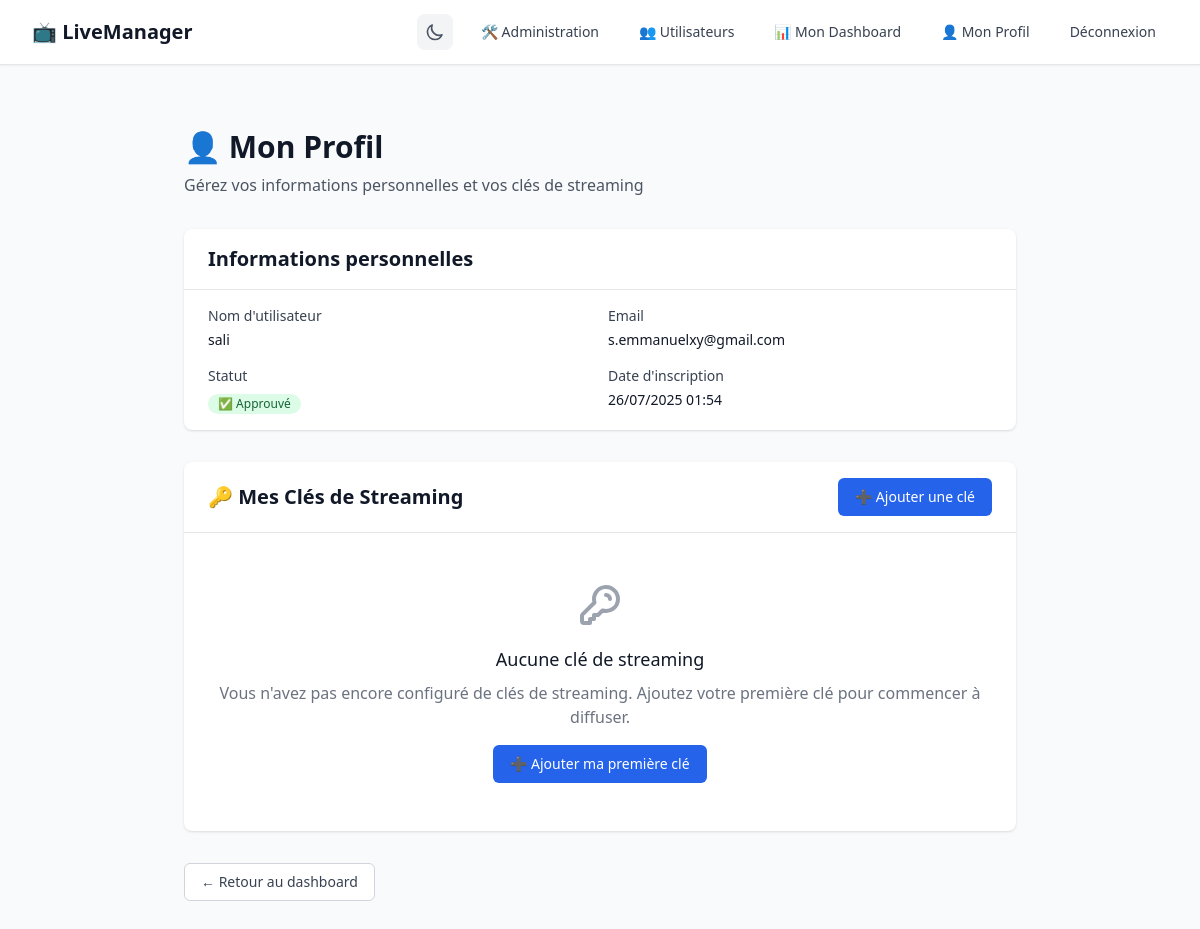
The app's page /profile/ (signed in) with its own data.
### streams/models.py (models this page shows, shortened)
class User(AbstractUser):
    is_admin = models.BooleanField(default=False, verbose_name="Administrateur")
    is_approved = models.BooleanField(default=False, verbose_name="Approuvé")
    class Meta:
        verbose_name = "Utilisateur"
        verbose_name_plural = "Utilisateurs"

### streams/views.py (the view)
# urls.py: path("profile/", views.profile, name="profile"),
@login_required
def profile(request):
    stream_keys = StreamKey.objects.filter(user=request.user).order_by("-created_at")
    return render(request, "streams/profile.html", {"user_stream_keys": stream_keys})

### templates/streams/profile.html (shortened to what this page needs)
{% extends 'base.html' %}
{% block content %}
<div class="min-h-screen bg-gray-50 dark:bg-gray-900 py-8">
    <div class="max-w-4xl mx-auto px-4 sm:px-6 lg:px-8">
        <div class="mb-8">
            <h1 class="text-3xl font-bold text-gray-900 dark:text-white">
                👤 Mon Profil
            </h1>
            <p class="mt-2 text-gray-600 dark:text-gray-400">
                Gérez vos informations personnelles et vos clés de streaming
            </p>
        </div>
        <div class="bg-white dark:bg-gray-800 shadow rounded-lg mb-8">
            <div class="px-6 py-4 border-b border-gray-200 dark:border-gray-700">
                <h2 class="text-xl font-semibold text-gray-900 dark:text-white">
                    Informations personnelles
                </h2>
            </div>
            <div class="px-6 py-4">
                <div class="grid grid-cols-1 md:grid-cols-2 gap-4">
                    <div>
                        <label class="block text-sm font-medium text-gray-700 dark:text-gray-300">
                            Nom d'utilisateur
                        </label>
                        <p class="mt-1 text-sm text-gray-900 dark:text-white">
                            {{ user.username }}
                        </p>
                    </div>
                    <div>
                        <label class="block text-sm font-medium text-gray-700 dark:text-gray-300">
                            Email
                        </label>
                        <p class="mt-1 text-sm text-gray-900 dark:text-white">
                            {{ user.email }}
                        </p>
                    </div>
                    <div>
                        <label class="block text-sm font-medium text-gray-700 dark:text-gray-300">
                            Statut
                        </label>
                        <p class="mt-1">
                            {% if user.is_approved %}
                                <span class="inline-flex items-center px-2.5 py-0.5 rounded-full text-xs font-medium bg-green-100 text-green-800 dark:bg-green-900 dark:text-green-200">
                                    ✅ Approuvé
                                </span>
                            {% else %}
                                <span class="inline-flex items-center px-2.5 py-0.5 rounded-full text-xs font-medium bg-yellow-100 text-yellow-800 dark:bg-yellow-900 dark:text-yellow-200">
                                    ⏳ En attente d'approbation
                                </span>
                            {% endif %}
                        </p>
                    </div>
                    <div>
                        <label class="block text-sm font-medium text-gray-700 dark:text-gray-300">
                            Date d'inscription
                        </label>
                        <p class="mt-1 text-sm text-gray-900 dark:text-white">
                            {{ user.date_joined|date:"d/m/Y H:i" }}
                        </p>
                    </div>
                </div>
            </div>
        </div>
        <div class="bg-white dark:bg-gray-800 shadow rounded-lg">
            <div class="px-6 py-4 border-b border-gray-200 dark:border-gray-700 flex justify-between items-center">
                <h2 class="text-xl font-semibold text-gray-900 dark:text-white">
                    🔑 Mes Clés de Streaming
                </h2>
                <a href="{% url 'add_stream_key' %}"
                   class="inline-flex items-center px-4 py-2 border border-transparent text-sm font-medium rounded-md text-white bg-blue-600 hover:bg-blue-700 focus:outline-none focus:ring-2 focus:ring-offset-2 focus:ring-blue-500 dark:bg-blue-500 dark:hover:bg-blue-600">
                    ➕ Ajouter une clé
                </a>
            </div>
            <div class="px-6 py-4">
                {% if user_stream_keys %}
                    <div class="space-y-4">
                        {% for stream_key in user_stream_keys %}
                            <div class="border border-gray-200 dark:border-gray-700 rounded-lg p-4 {% if not stream_key.is_active %}opacity-60{% endif %}">
                                <div class="flex justify-between items-start">
                                    <div class="flex-1">
                                        <div class="flex items-center space-x-2 mb-2">
                                            <h3 class="text-lg font-medium text-gray-900 dark:text-white">
                                                {{ stream_key.name }}
                                            </h3>
                                            {% if stream_key.is_active %}
                                                <span class="inline-flex items-center px-2 py-1 rounded-full text-xs font-medium bg-green-100 text-green-800 dark:bg-green-900 dark:text-green-200">
                                                    Active
                                                </span>
                                            {% else %}
                                                <span class="inline-flex items-center px-2 py-1 rounded-full text-xs font-medium bg-gray-100 text-gray-800 dark:bg-gray-700 dark:text-gray-300">
                                                    Inactive
                                                </span>
                                            {% endif %}
                                        </div>
                                        <div class="grid grid-cols-1 md:grid-cols-2 gap-4 text-sm">
                                            <div>
                                                <label class="block text-sm font-medium text-gray-700 dark:text-gray-300">
                                                    Plateforme
                                                </label>
                                                <p class="mt-1 text-gray-900 dark:text-white">
                                                    {{ stream_key.platform }}
                                                </p>
                                            </div>
                                            <div>
                                                <label class="block text-sm font-medium text-gray-700 dark:text-gray-300">
                                                    Clé RTMP
                                                </label>
                                                <p class="mt-1 text-gray-900 dark:text-white font-mono text-xs break-all">
                                                    {{ stream_key.key|truncatechars:50 }}
                                                </p>
                                            </div>
                                        </div>
                                        <div class="mt-2 text-xs text-gray-500 dark:text-gray-400">
                                            Créée le {{ stream_key.created_at|date:"d/m/Y H:i" }}
                                        </div>
                                    </div>
                                    <div class="flex space-x-2 ml-4">
                                        <a href="{% url 'edit_stream_key' stream_key.id %}"
                                           class="inline-flex items-center px-3 py-1 border border-gray-300 dark:border-gray-600 text-sm font-medium rounded-md text-gray-700 dark:text-gray-300 bg-white dark:bg-gray-700 hover:bg-gray-50 dark:hover:bg-gray-600 focus:outline-none focus:ring-2 focus:ring-offset-2 focus:ring-blue-500">
                                            ✏️ Modifier
                                        </a>
                                        <form method="post" action="{% url 'toggle_stream_key' stream_key.id %}" class="inline">
                                            {% csrf_token %}
                                            <button type="submit"
                                                    class="inline-flex items-center px-3 py-1 border border-gray-300 dark:border-gray-600 text-sm font-medium rounded-md text-gray-700 dark:text-gray-300 bg-white dark:bg-gray-700 hover:bg-gray-50 dark:hover:bg-gray-600 focus:outline-none focus:ring-2 focus:ring-offset-2 focus:ring-blue-500">
                                                {% if stream_key.is_active %}
                                                    🔒 Désactiver
                                                {% else %}
                                                    🔓 Activer
                                                {% endif %}
                                            </button>
                                        </form>
                                        <form method="post" action="{% url 'delete_stream_key' stream_key.id %}" class="inline"
                                              onsubmit="return confirm('Êtes-vous sûr de vouloir supprimer cette clé de streaming ?')">
                                            {% csrf_token %}
                                            <button type="submit"
                                                    class="inline-flex items-center px-3 py-1 border border-red-300 dark:border-red-600 text-sm font-medium rounded-md text-red-700 dark:text-red-300 bg-white dark:bg-gray-700 hover:bg-red-50 dark:hover:bg-red-900 focus:outline-none focus:ring-2 focus:ring-offset-2 focus:ring-red-500">
                                                🗑️ Supprimer
                                            </button>
                                        </form>
                                    </div>
                                </div>
                            </div>
                        {% endfor %}
                    </div>
                {% else %}
                    <div class="text-center py-8">
                        <div class="text-gray-400 dark:text-gray-500 mb-4">
                            <svg class="mx-auto h-12 w-12" fill="none" viewBox="0 0 24 24" stroke="currentColor">
                                <path stroke-linecap="round" stroke-linejoin="round" stroke-width="2" d="M15 7a2 2 0 012 2m4 0a6 6 0 01-7.743 5.743L11 17H9v2H7v2H4a1 1 0 01-1-1v-2.586a1 1 0 01.293-.707l5.964-5.964A6 6 0 1121 9z" />
                            </svg>
                        </div>
                        <h3 class="text-lg font-medium text-gray-900 dark:text-white mb-2">
                            Aucune clé de streaming
                        </h3>
                        <p class="text-gray-500 dark:text-gray-400 mb-4">
                            Vous n'avez pas encore configuré de clés de streaming.
                            Ajoutez votre première clé pour commencer à diffuser.
                        </p>
                        <a href="{% url 'add_stream_key' %}"
                           class="inline-flex items-center px-4 py-2 border border-transparent text-sm font-medium rounded-md text-white bg-blue-600 hover:bg-blue-700 focus:outline-none focus:ring-2 focus:ring-offset-2 focus:ring-blue-500 dark:bg-blue-500 dark:hover:bg-blue-600">
                            ➕ Ajouter ma première clé
                        </a>
                    </div>
                {% endif %}
            </div>
        </div>
        <div class="mt-8 flex justify-between">
            <a href="{% url 'dashboard' %}"
               class="inline-flex items-center px-4 py-2 border border-gray-300 dark:border-gray-600 text-sm font-medium rounded-md text-gray-700 dark:text-gray-300 bg-white dark:bg-gray-700 hover:bg-gray-50 dark:hover:bg-gray-600 focus:outline-none focus:ring-2 focus:ring-offset-2 focus:ring-blue-500">
                ← Retour au dashboard
            </a>
        </div>
    </div>
</div>
{% endblock %}

### templates/base.html (style rules this page uses)
* { transition: background-color 0.3s ease, color 0.3s ease, border-color 0.3s ease; }

### records on screen
User: username "sali", email "s.emmanuelxy@gmail.com", date_joined "26/07/2025 01:54"
